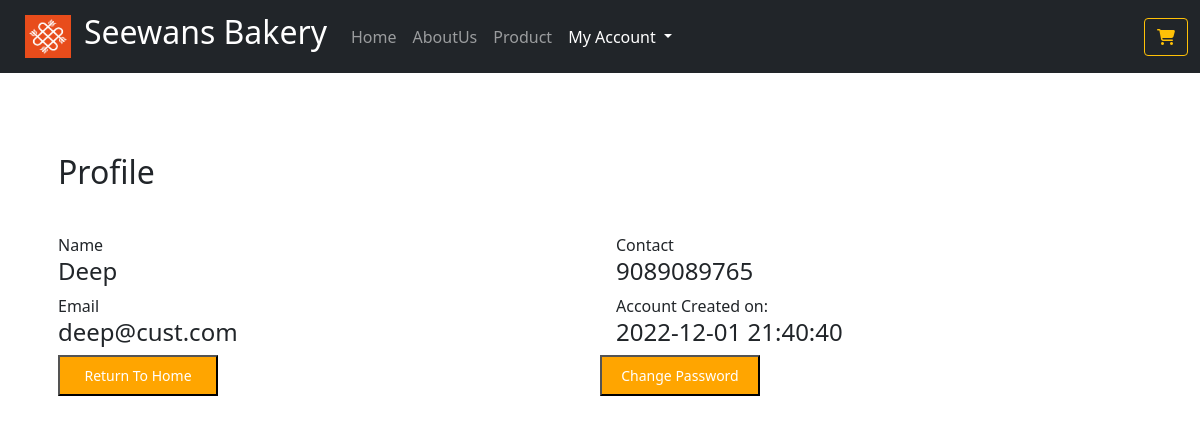
The app's page /profile.php (signed in) with its own data.
### tables this page shows
CREATE TABLE `tbluser` (
  `id` int(11) NOT NULL,
  `name` varchar(50) NOT NULL,
  `email` varchar(256) NOT NULL,
  `password` varchar(256) NOT NULL,
  `contact` bigint(10) NOT NULL,
  `otp` int(11) NOT NULL,
  `date` datetime NOT NULL DEFAULT current_timestamp()
);

### profile.php (the view, shortened to what this page needs)
<?php
    include 'dbcon.php';
    $u_id = $_SESSION['logaid'];
?>
<!doctype html>
<html lang="en">
  <head>
    <link href="https://cdn.jsdelivr.net/npm/bootstrap@5.1.3/dist/css/bootstrap.min.css" rel="stylesheet">
    <link rel="stylesheet" href="staff.css">
  </head>
  <body>
    <nav class="navbar navbar-expand-lg navbar-dark bg-dark">
        <div class="container-fluid">
        <a href="cust.php"> <img class="btn"  src="seewans.png" alt="" width="72" height="57"> </a>
          <a class="navbar-brand" href="cust.php"><h2>Seewans Bakery</h2></a>
          <div class="collapse navbar-collapse" id="navbarSupportedContent">
          <ul class="navbar-nav me-auto mb-2 mb-lg-0">
              <li class="nav-item">
                <a class="nav-link" href="cust.php">Home</a>
              </li>
              <li class="nav-item">
                <a class="nav-link" href="aboutus1.php">AboutUs</a>
              </li>
              <li class="nav-item">
                <a class="nav-link" href="product.php">Product</a>
              </li>
              <li class="nav-item dropdown">
                <a class="nav-link dropdown-toggle active" href="#" id="navbarDropdown" role="button" data-bs-toggle="dropdown" aria-expanded="false">
                My Account
                </a>
              </li>
            </ul>
            <a class="btn btn-outline-warning" href="cart.php" role="button">
                <i class="fa-solid fa-cart-shopping"></i>
              </a>
            </div>
        </div>
</nav>
<div class="container">
        <div class="Profile">
            <div class="profile">
                <div class="left">
                    <div class="lefttop">
                        <div class="editprofile">
                            <h2>Profile</h2>
                        </div>
                    </div>
                    <?php
                        $sql = "SELECT * FROM tbluser WHERE id='$u_id'";
                        $data = mysqli_query($conn, $sql);
                        $row = mysqli_fetch_assoc($data);
                    ?>
                    <div class="inputleft">
                        <label for="">Name</label>
                        <h4><?php echo $row['name']; ?></h4>
                        <label for="">Email</label>
                        <h4><?php echo $row['email']; ?></h4>
                    </div>
                    <div class="lastbtn">
                      <a href="cust.php"><input type="submit" class="editbtn" value="Return To Home"></a>
                    </div>
                </div>
                <div class="right">
                    <div class="lefttop">
                    </div>
                    <div class="inputright">
                        <label for="">Contact</label>
                        <h4><?php echo $row['contact']; ?></h4>
                        <label for="">Account Created on:</label>
                        <h4><?php echo $row['date']; ?></h4>
                    </div>
                    <div class="editprofile">
                        <div class="lastbtn">
                          <a href="changepass.php"><input type="submit" class="editbtn" value="Change Password"></a>
                        </div>
                    </div>
                </div>
            </div>
</body>
</html>

### staff.css (style rules this page uses)
.profile { margin-top: 5rem; display: grid; height: 30rem; width: 100%; grid-template-columns: 1fr 1fr; }
.right { display: flex; flex-direction: column; }
.left { margin-left: 1rem; }
.inputleft { margin-top: 1rem; display: flex; flex-direction: column; }
.inputright { margin-top: 1rem; display: flex; flex-direction: column; margin-left: 1rem; }
.lefttop { display: flex; flex-direction: row; height: 4rem; }
.editbtn { height: 2.6rem; width: 10rem; background-color: #ffa500; color: white; font-size: 14px; }

### records on screen
tbluser: name "Deep", email "deep@cust.com", contact "9089089765", date "2022-12-01 21:40:40"
